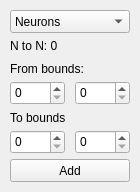
<?xml version="1.0" encoding="UTF-8"?>
<ui version="4.0">
 <class>AddConectionsForm</class>
 <widget class="QWidget" name="AddConectionsForm">
  <property name="geometry">
   <rect>
    <x>0</x>
    <y>0</y>
    <width>140</width>
    <height>192</height>
   </rect>
  </property>
  <property name="minimumSize">
   <size>
    <width>140</width>
    <height>192</height>
   </size>
  </property>
  <property name="maximumSize">
   <size>
    <width>140</width>
    <height>192</height>
   </size>
  </property>
  <property name="windowTitle">
   <string>Form</string>
  </property>
  <widget class="QLabel" name="NtoLabel">
   <property name="geometry">
    <rect>
     <x>10</x>
     <y>38</y>
     <width>120</width>
     <height>15</height>
    </rect>
   </property>
   <property name="text">
    <string>N to N: 0</string>
   </property>
  </widget>
  <widget class="QPushButton" name="AddButton">
   <property name="geometry">
    <rect>
     <x>10</x>
     <y>159</y>
     <width>120</width>
     <height>23</height>
    </rect>
   </property>
   <property name="text">
    <string>Add</string>
   </property>
  </widget>
  <widget class="QLabel" name="FromBoundsLabel">
   <property name="geometry">
    <rect>
     <x>10</x>
     <y>61</y>
     <width>120</width>
     <height>15</height>
    </rect>
   </property>
   <property name="text">
    <string>From bounds:</string>
   </property>
  </widget>
  <widget class="QComboBox" name="AddTypeComboBox">
   <property name="geometry">
    <rect>
     <x>10</x>
     <y>10</y>
     <width>120</width>
     <height>23</height>
    </rect>
   </property>
   <item>
    <property name="text">
     <string>Neurons</string>
    </property>
   </item>
   <item>
    <property name="text">
     <string>Electrodes</string>
    </property>
   </item>
  </widget>
  <widget class="QSpinBox" name="FromMinSpinBox">
   <property name="geometry">
    <rect>
     <x>10</x>
     <y>81</y>
     <width>55</width>
     <height>24</height>
    </rect>
   </property>
  </widget>
  <widget class="QSpinBox" name="FromMaxSpinBox">
   <property name="geometry">
    <rect>
     <x>75</x>
     <y>81</y>
     <width>55</width>
     <height>24</height>
    </rect>
   </property>
  </widget>
  <widget class="QSpinBox" name="spinBox_3">
   <property name="geometry">
    <rect>
     <x>10</x>
     <y>130</y>
     <width>55</width>
     <height>24</height>
    </rect>
   </property>
  </widget>
  <widget class="QSpinBox" name="spinBox_4">
   <property name="geometry">
    <rect>
     <x>75</x>
     <y>130</y>
     <width>55</width>
     <height>24</height>
    </rect>
   </property>
  </widget>
  <widget class="QLabel" name="ToBoundsLabel">
   <property name="geometry">
    <rect>
     <x>10</x>
     <y>110</y>
     <width>120</width>
     <height>15</height>
    </rect>
   </property>
   <property name="text">
    <string>To bounds</string>
   </property>
  </widget>
 </widget>
 <resources/>
 <connections/>
</ui>
